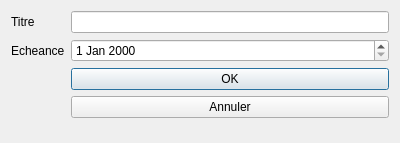
<?xml version="1.0" encoding="UTF-8"?>
<ui version="4.0">
 <class>ajouter_projet</class>
 <widget class="QDialog" name="ajouter_projet">
  <property name="geometry">
   <rect>
    <x>0</x>
    <y>0</y>
    <width>400</width>
    <height>143</height>
   </rect>
  </property>
  <property name="windowTitle">
   <string>Dialog</string>
  </property>
  <layout class="QFormLayout" name="formLayout">
   <item row="0" column="0">
    <widget class="QLabel" name="label">
     <property name="text">
      <string>Titre</string>
     </property>
    </widget>
   </item>
   <item row="0" column="1">
    <widget class="QLineEdit" name="t_titre"/>
   </item>
   <item row="1" column="0">
    <widget class="QLabel" name="label_2">
     <property name="text">
      <string>Echeance</string>
     </property>
    </widget>
   </item>
   <item row="1" column="1">
    <widget class="QDateEdit" name="t_date"/>
   </item>
   <item row="2" column="1">
    <widget class="QPushButton" name="b_ok">
     <property name="text">
      <string>OK</string>
     </property>
    </widget>
   </item>
   <item row="3" column="1">
    <widget class="QPushButton" name="b_annuler">
     <property name="text">
      <string>Annuler</string>
     </property>
    </widget>
   </item>
  </layout>
 </widget>
 <resources/>
 <connections/>
</ui>
